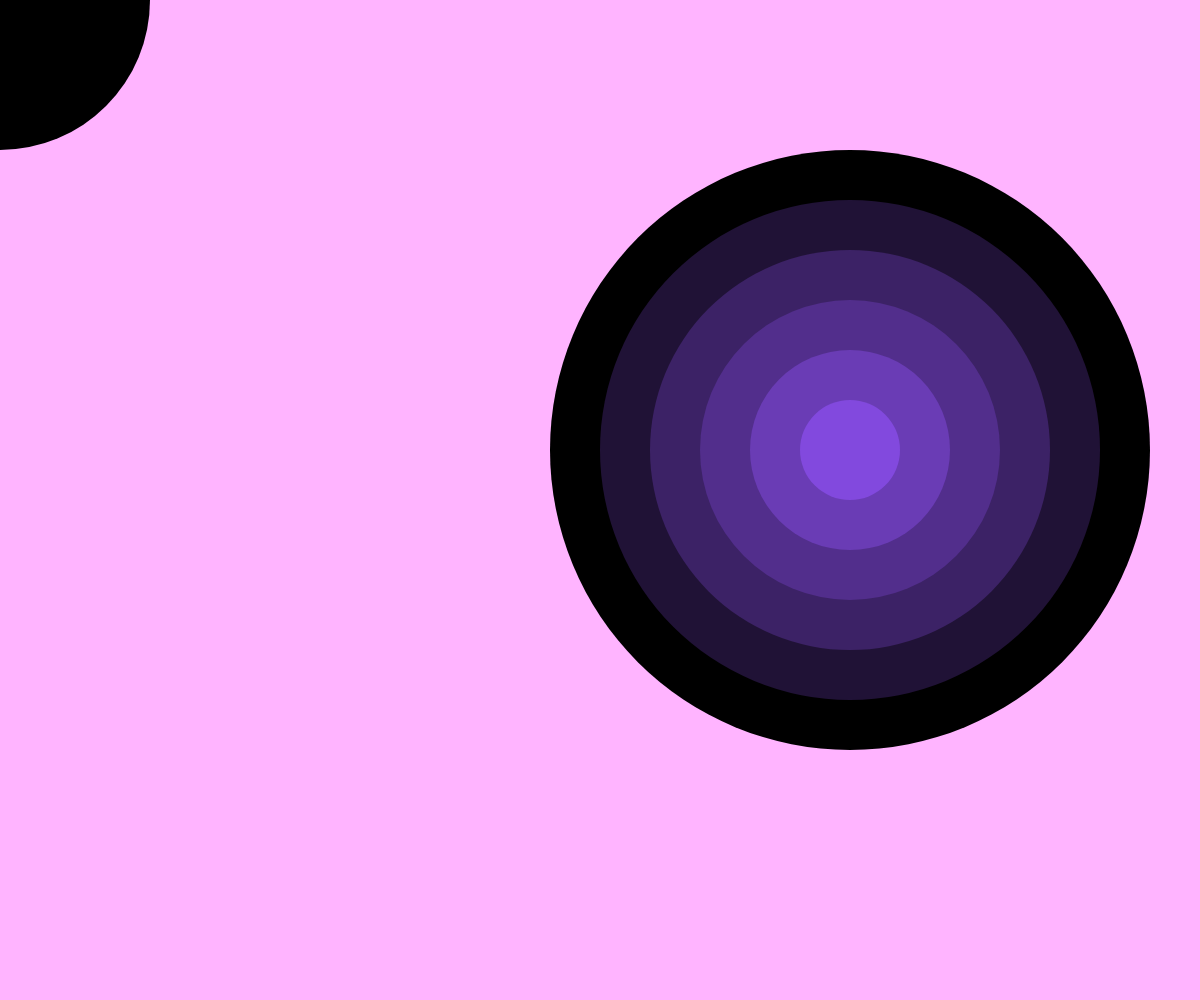
Frame 1 (no input)
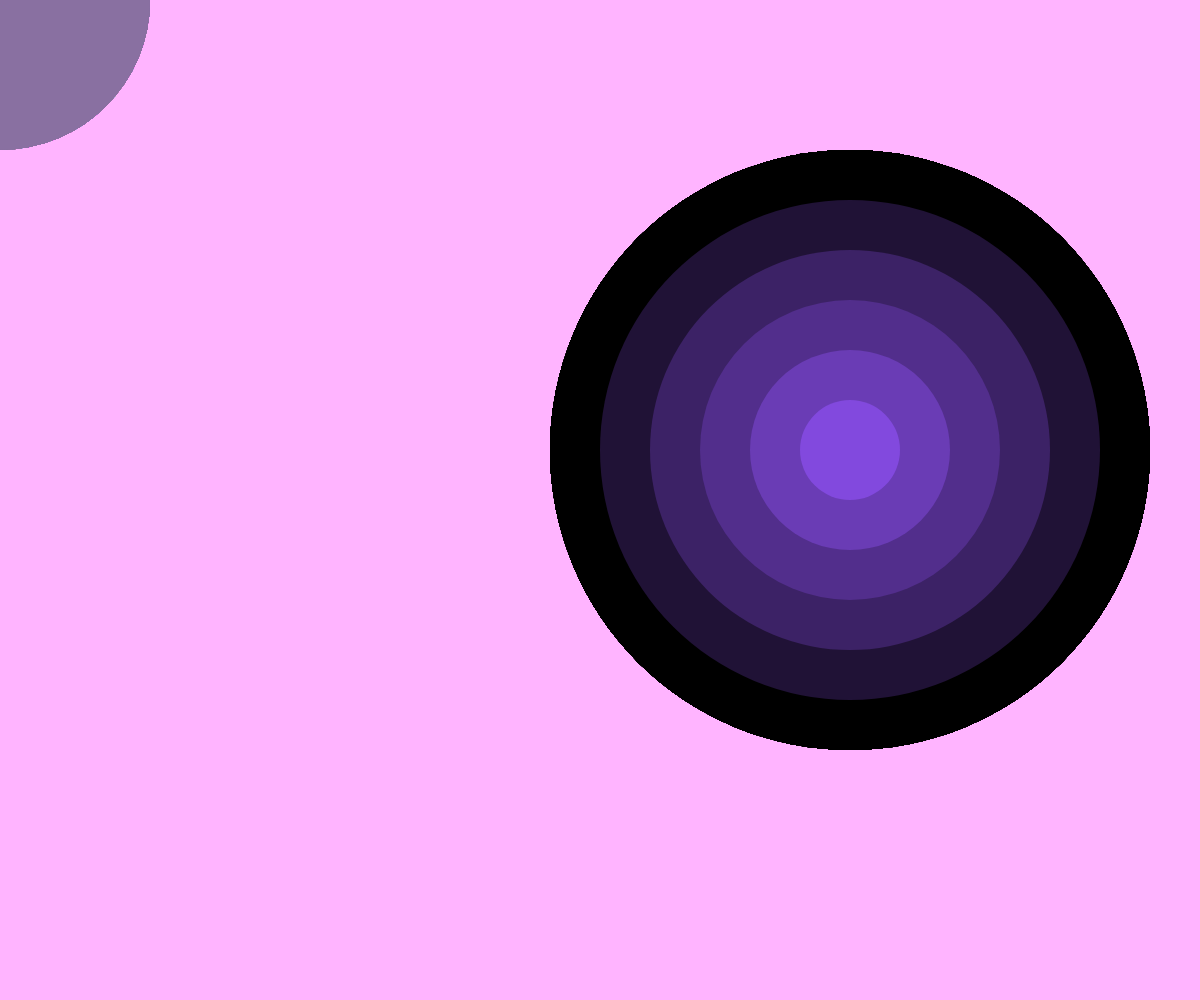
Frame 60 (no input)
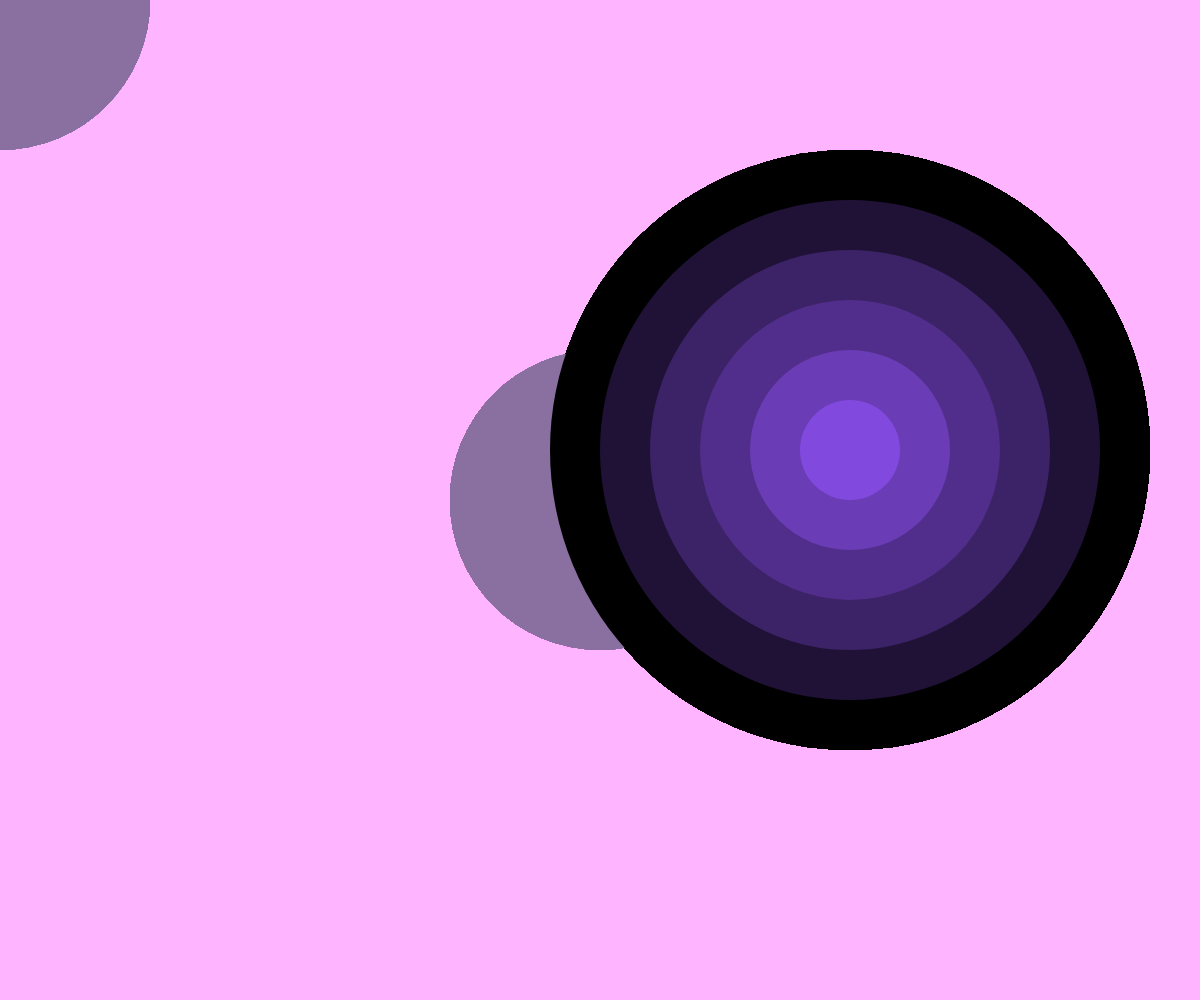
Frame 120 (the mouse pressed at the canvas centre since frame 60)

The p5.js sketch that drew these frames (run headless with seeded random() and noise() and a simulated clock; from frame 60 on, the mouse is pressed at the canvas centre):

// p5.js sketch
// ── sketch.js


function setup() {
  // put setup code here to run once

  //creat canvas 500 by 500 px
  createCanvas(windowWidth,windowHeight);

  background(320, 180, 540);

  print(windowWidth);
}

function draw() {

  //change rectangle x,y coordinates to center
  rectMode(CENTER);

  //point is only x,y coordinate
  strokeWeight(300);
  point(mouseX, mouseY);

  //styles for the ellipse
  noStroke();
  fill(0, 0, 0);
  ellipse(850, 450, 600, 600);

  noStroke();
  fill(32, 18, 54);
  ellipse(850, 450, 500, 500);

  noStroke();
  fill(60, 34, 102);
  ellipse(850, 450, 400, 400);

  noStroke();
  fill(82, 46, 140);
  ellipse(850, 450, 300, 300);

  noStroke();
  fill(106, 60, 181);
  ellipse(850, 450, 200, 200);

  noStroke();
  fill(130, 73, 222);
  ellipse(850, 450, 100, 100);


  smooth();
  //styles for the point
  fill(120);
  stroke(137, 112, 161)
  print(mouseX);

}
